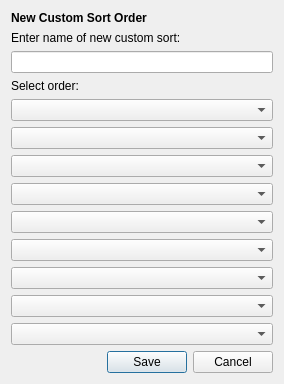
<?xml version="1.0" encoding="UTF-8"?>
<ui version="4.0">
 <class>CustomSort</class>
 <widget class="QDialog" name="CustomSort">
  <property name="geometry">
   <rect>
    <x>0</x>
    <y>0</y>
    <width>284</width>
    <height>375</height>
   </rect>
  </property>
  <property name="windowTitle">
   <string>Create New Sort Order</string>
  </property>
  <property name="windowIcon">
   <iconset resource="../images.qrc">
    <normaloff>:/icon32.ico</normaloff>:/icon32.ico</iconset>
  </property>
  <layout class="QGridLayout" name="gridLayout">
   <item row="9" column="0" colspan="2">
    <widget class="QComboBox" name="field_5"/>
   </item>
   <item row="8" column="0" colspan="2">
    <widget class="QComboBox" name="field_4"/>
   </item>
   <item row="6" column="0" colspan="2">
    <widget class="QComboBox" name="field_2"/>
   </item>
   <item row="7" column="0" colspan="2">
    <widget class="QComboBox" name="field_3"/>
   </item>
   <item row="0" column="0" colspan="2">
    <widget class="QLabel" name="sort_label">
     <property name="styleSheet">
      <string notr="true"/>
     </property>
     <property name="text">
      <string>&lt;html&gt;&lt;head/&gt;&lt;body&gt;&lt;p&gt;&lt;span style=&quot; font-weight:600;&quot;&gt;New Custom Sort Order&lt;/span&gt;&lt;/p&gt;&lt;/body&gt;&lt;/html&gt;</string>
     </property>
    </widget>
   </item>
   <item row="2" column="0" colspan="2">
    <widget class="QLineEdit" name="sort_name"/>
   </item>
   <item row="5" column="0" colspan="2">
    <widget class="QComboBox" name="field_1"/>
   </item>
   <item row="1" column="0" colspan="2">
    <widget class="QLabel" name="label">
     <property name="text">
      <string>Enter name of new custom sort:</string>
     </property>
    </widget>
   </item>
   <item row="14" column="1">
    <widget class="QDialogButtonBox" name="buttonBox">
     <property name="standardButtons">
      <set>QDialogButtonBox::Cancel|QDialogButtonBox::Save</set>
     </property>
    </widget>
   </item>
   <item row="3" column="0" colspan="2">
    <widget class="QLabel" name="label_2">
     <property name="text">
      <string>Select order:</string>
     </property>
    </widget>
   </item>
   <item row="4" column="0" colspan="2">
    <widget class="QComboBox" name="field_0">
     <item>
      <property name="text">
       <string/>
      </property>
     </item>
    </widget>
   </item>
   <item row="10" column="0" colspan="2">
    <widget class="QComboBox" name="field_6"/>
   </item>
   <item row="13" column="1">
    <spacer name="verticalSpacer">
     <property name="orientation">
      <enum>Qt::Vertical</enum>
     </property>
     <property name="sizeHint" stdset="0">
      <size>
       <width>20</width>
       <height>72</height>
      </size>
     </property>
    </spacer>
   </item>
   <item row="11" column="0" colspan="2">
    <widget class="QComboBox" name="field_7"/>
   </item>
   <item row="12" column="0" colspan="2">
    <widget class="QComboBox" name="field_8"/>
   </item>
  </layout>
 </widget>
 <resources>
  <include location="../images.qrc"/>
 </resources>
 <connections/>
</ui>
